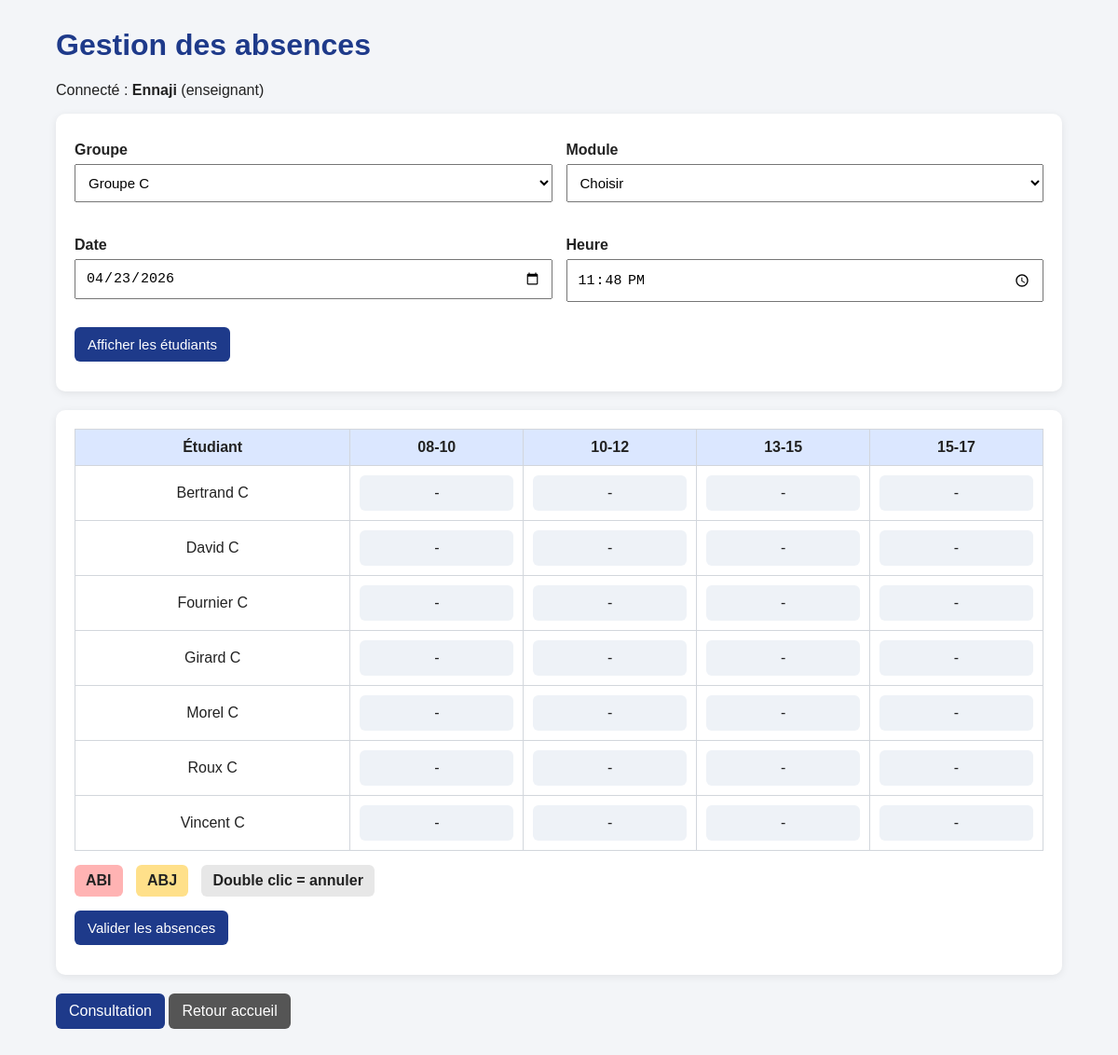
/absences.php?groupe=3 (signed in), run on the app's committed database.
### tables this page shows
CREATE TABLE `etudiants` (
  `id` int(11) NOT NULL AUTO_INCREMENT,
  `nom` varchar(100) NOT NULL,
  `prenom` varchar(100) NOT NULL,
  `groupe_id` int(11) NOT NULL,
  `login` varchar(50) DEFAULT NULL,
  `motdepasse` varchar(255) DEFAULT NULL,
  PRIMARY KEY (`id`)
);

### php/fonctions.php (called while the page is built)
<?php
function proteger($texte) {
    return htmlspecialchars($texte, ENT_QUOTES, 'UTF-8');
}
?>

### absences.php (the view, shortened to what this page needs)
<?php
require_once "php/connexion_bd.php";
require_once "php/fonctions.php";
$groupes = $pdo->query("SELECT * FROM groupes")->fetchAll(PDO::FETCH_ASSOC);
$etudiants = [];
$groupeChoisi = "";
$dateChoisie = date("Y-m-d");
$heureChoisie = date("H:i");
if (isset($_GET["groupe"]) && $_GET["groupe"] != "") {
    $groupeChoisi = $_GET["groupe"];
    $dateChoisie = $_GET["date_seance"] ?? date("Y-m-d");
    $heureChoisie = $_GET["heure_seance"] ?? date("H:i");
    $sql = "SELECT * FROM etudiants WHERE groupe_id = ? ORDER BY nom, prenom";
    $stmt = $pdo->prepare($sql);
    $stmt->execute([$groupeChoisi]);
    $etudiants = $stmt->fetchAll(PDO::FETCH_ASSOC);
}
$creneaux = ["08-10", "10-12", "13-15", "15-17"];
?>
<!DOCTYPE html>
<html lang="fr">
<head>
    <link rel="stylesheet" href="css/style.css">
</head>
<body>
<div class="container">
    <h1>Gestion des absences</h1>
    <p>
        Connecté : <strong><?php echo proteger($_SESSION["user_nom"]); ?></strong>
        (<?php echo proteger($_SESSION["user_role"]); ?>)
    </p>
    <div class="card">
        <form method="get" class="form-grid">
            <div>
                <label>Groupe</label>
                <select name="groupe" required>
                    <?php foreach ($groupes as $groupe): ?>
                        <option value="<?php echo $groupe["id"]; ?>" <?php if ($groupeChoisi == $groupe["id"]) echo "selected"; ?>>
                            <?php echo proteger($groupe["nom"]); ?>
                        </option>
                    <?php endforeach; ?>
                </select>
            </div>
            <div>
                <label>Module</label>
                <select name="module" required>
                    <option value="">Choisir</option>
                </select>
            </div>
            <div>
                <label>Date</label>
                <input type="date" name="date_seance" value="<?php echo $dateChoisie; ?>" required>
            </div>
            <div>
                <label>Heure</label>
                <input type="time" name="heure_seance" value="<?php echo $heureChoisie; ?>" required>
            </div>
            <div class="full-row">
                <button type="submit">Afficher les étudiants</button>
            </div>
        </form>
    </div>
    <?php if (!empty($etudiants)): ?>
        <div class="card">
            <form method="post" action="php/sauvegarder_absences.php" id="formAbsences">
                <table>
                    <thead>
                        <tr>
                            <th>Étudiant</th>
                            <?php foreach ($creneaux as $creneau): ?>
                                <th><?php echo $creneau; ?></th>
                            <?php endforeach; ?>
                        </tr>
                    </thead>
                    <tbody>
                        <?php foreach ($etudiants as $etudiant): ?>
                            <tr>
                                <td><?php echo proteger($etudiant["nom"]) . " " . proteger($etudiant["prenom"]); ?></td>
                                <?php foreach ($creneaux as $creneau): ?>
                                    <td>
                                        <div class="case-absence"
                                             data-etudiant="<?php echo $etudiant["id"]; ?>"
                                             data-creneau="<?php echo $creneau; ?>"
                                             data-type="AUCUNE">-</div>
                                    </td>
                                <?php endforeach; ?>
                            </tr>
                        <?php endforeach; ?>
                    </tbody>
                </table>
                <div class="legend">
                    <span class="badge abi">ABI</span>
                    <span class="badge abj">ABJ</span>
                    <span class="badge neutre">Double clic = annuler</span>
                </div>
                <button type="submit">Valider les absences</button>
            </form>
        </div>
    <?php endif; ?>
    <div class="actions-bottom">
        <a class="btn" href="consultation.php">Consultation</a>
        <a class="btn secondary" href="index.php">Retour accueil</a>
    </div>
</div>
</body>
</html>

### css/style.css (style rules this page uses)
body { font-family: Arial, sans-serif; background: #f3f5f8; margin: 0; padding: 0; color: #222; }
.container { width: 90%; max-width: 1100px; margin: 30px auto; }
h1, h2 { color: #1e3a8a; }
.card { background: white; border-radius: 10px; padding: 20px; margin-bottom: 20px; box-shadow: 0 2px 8px rgba(0,0,0,0.08); }
label { display: block; margin-top: 10px; margin-bottom: 6px; font-weight: bold; }
input, select, button { padding: 10px; font-size: 15px; margin-bottom: 12px; }
input, select { width: 100%; box-sizing: border-box; }
button, .btn { background: #1e3a8a; color: white; border: none; border-radius: 6px; cursor: pointer; text-decoration: none; display: inline-block; padding: 10px 14px; }
.btn.secondary { background: #555; }
.form-grid { display: grid; grid-template-columns: repeat(2, 1fr); gap: 15px; }
.full-row { grid-column: 1 / -1; }
table { width: 100%; border-collapse: collapse; background: white; }
th, td { border: 1px solid #d2d6dc; padding: 10px; text-align: center; }
th { background: #dbe7ff; }
.case-absence { background: #eef2f7; padding: 10px; border-radius: 6px; cursor: pointer; user-select: none; }
.legend { margin: 15px 0; }
.badge { display: inline-block; padding: 8px 12px; border-radius: 6px; margin-right: 10px; font-weight: bold; }
.badge.abi { background: #ffb3b3; }
.badge.abj { background: #ffe08a; }
.badge.neutre { background: #e7e7e7; }
.actions-bottom { margin-top: 20px; }

### data on the page
etudiants: nom "Bertrand", prenom "C"
etudiants: nom "David", prenom "C"
etudiants: nom "Fournier", prenom "C"
etudiants: nom "Girard", prenom "C"
etudiants: nom "Morel", prenom "C"
etudiants: nom "Roux", prenom "C"
etudiants: nom "Vincent", prenom "C"

### other printed values
proteger($_SESSION["user_nom"]) "Ennaji"
proteger($_SESSION["user_role"]) "enseignant"
$creneau "08-10"
$creneau "10-12"
$creneau "13-15"
$creneau "15-17"
form field groupe "Groupe C"
